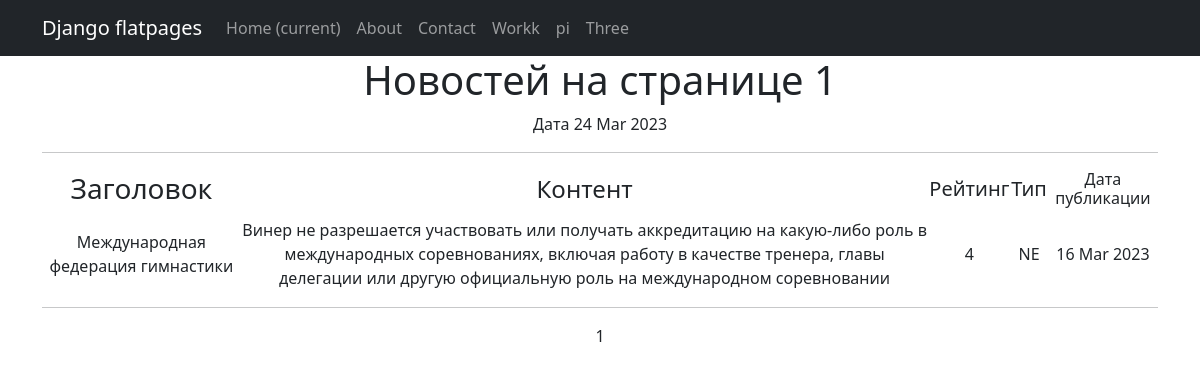
/new/news/, run on an earlier commit of the app's database.
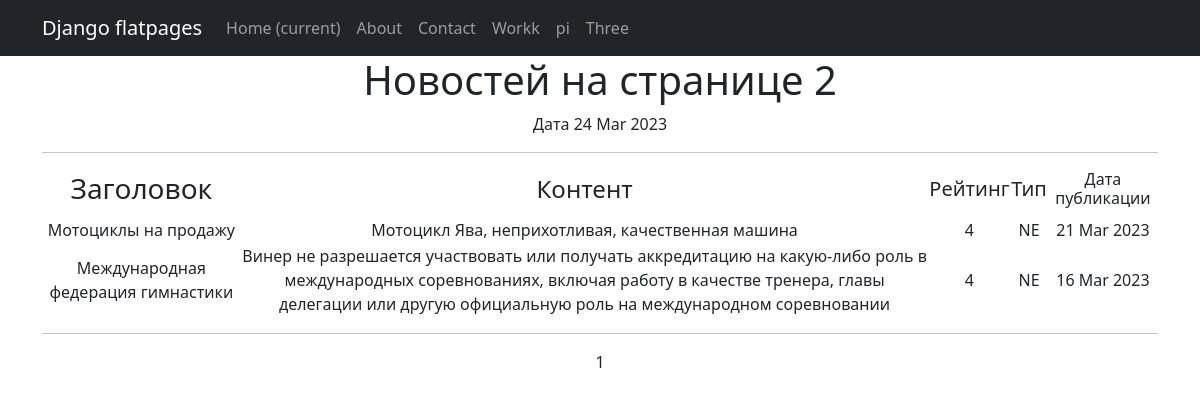
And on a later commit of the database.
### new/models.py (models this page shows, shortened)
class Post(models.Model):
    artic = 'AR'
    news = 'NE'
    TYP = [
        (artic, 'Статья'),
        (news, 'Новость'),
    ]
    author = models.ForeignKey(Author, on_delete=models.CASCADE)
    typ = models.CharField(max_length=2, choices=TYP)
    time_in = models.DateTimeField(auto_now_add=True)
    title = models.CharField(max_length=255)
    text = models.TextField()
    reit_post = models.IntegerField(default=0)
    likes = models.IntegerField(default=0)
    dislikes = models.IntegerField(default=0)
    Category_post = models.ManyToManyField(Category, through='PostCategory')

### new/views.py (the view)
# urls.py: path('news/', NewsList.as_view(), name='news_list'),
class NewsList(ListView):
    model = Post
    queryset = Post.objects.filter(typ='NE')
    ordering = '-time_in'
    template_name = 'news.html'
    context_object_name = 'new'
    paginate_by = 7

### new/templatetags/custom_tags.py (called while the page is built)
@register.simple_tag()
def current_time(format_string='%M %d %Y'):
   return datetime.utcnow().strftime(format_string)

### templates/news.html (shortened to what this page needs)
{% extends 'flatpages/default.html' %}
{% load custom_filters %}
{% load custom_tags %}
{% block content %}
<h1>Новостей на странице {{ new|length }} </h1>
Дата {% current_time '%d %b %Y' %}
<hr>
    {% if new %}
        <table>
            <tr>
                <td><h3>Заголовок</h3></td>
                <td><h4>Контент</h4></td>
                <td><h5>Рейтинг</h5></td>
                <td><h5>Тип</h5></td>
                <td><h6>Дата публикации</h6></td>
            </tr>
            {% for new in new %}
            <tr>
                <td>{{ new.title}}</td>
                <td>{{ new.text }}</td>
                <td>{{ new.reit_post }}</td>
                <td>{{ new.typ}}</td>
                <td>{{ new.time_in|date:'d M Y' }}</td>
            </tr>
            {% endfor %}
        </table>
    {% else %}
        <h2>Новостей нет!</h2>
    {% endif %}
    <hr>
    {{ page_obj.number }}
{% endblock content %}

### templates/flatpages/default.html (shortened to what this page needs)
<!DOCTYPE html>
<html lang="en">
    <head>
        {% load static %}
        <link href="{% static 'css/styles.css' %}" rel="stylesheet" />
    </head>
    <body>
        <nav class="navbar navbar-expand-lg navbar-dark bg-dark static-top">
            <div class="container">
                <a class="navbar-brand" href="#">Django flatpages</a>
                <div class="collapse navbar-collapse" id="navbarResponsive">
                    <ul class="navbar-nav ml-auto">
                        <li class="nav-item active">
                            <a class="nav-link" href="#">Home
                                <span class="sr-only">(current)</span>
                            </a>
                        </li>
                        <li class="nav-item">
                            <a class="nav-link" href="/about/">About</a>
                        </li>
                        <li class="nav-item">
                            <a class="nav-link" href="/contacts/">Contact</a>
                        </li>
                        <li class="nav-item">
                            <a class="nav-link" href="/workk/">Workk</a>
                        </li>
                        <li class="nav-item">
                            <a class="nav-link" href="/pi/">pi</a>
                        </li>
                        <li class="nav-item">
                            <a class="nav-link" href="/three/">Three</a>
                        </li>
                    </ul>
                </div>
            </div>
        </nav>
        <div class="container">
            <div class="row">
                 <div class="col-lg-12 text-center">
                      {% block content %}{% endblock content %}
                 </div>
            </div>
        </div>
    </body>
</html>

What changed in the data, as far as the page shows it:
added Post: title "Мотоциклы на продажу", text "Мотоцикл Ява, неприхотливая, качественная машина", reit_post "4", typ "NE", time_in "21 Mar 2023"
Also different on the page:
{{ new|length }}: "1" → "2"
